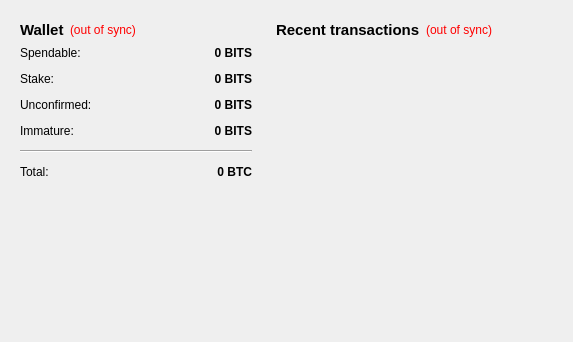
<?xml version="1.0" encoding="UTF-8"?>
<ui version="4.0">
 <class>OverviewPage</class>
 <widget class="QWidget" name="OverviewPage">
  <property name="geometry">
   <rect>
    <x>0</x>
    <y>0</y>
    <width>573</width>
    <height>342</height>
   </rect>
  </property>
  <property name="windowTitle">
   <string>Form</string>
  </property>
  <layout class="QHBoxLayout" name="horizontalLayout" stretch="1,1">
   <item>
    <layout class="QVBoxLayout" name="verticalLayout_2">
     <item>
      <widget class="QWidget" name="widget" native="true">
       <property name="maximumSize">
        <size>
         <width>250</width>
         <height>16777215</height>
        </size>
       </property>
       <layout class="QVBoxLayout" name="verticalLayout_4">
        <item>
         <layout class="QHBoxLayout" name="horizontalLayout_4">
          <item>
           <widget class="QLabel" name="label_5">
            <property name="font">
             <font>
              <pointsize>11</pointsize>
              <weight>75</weight>
              <bold>true</bold>
             </font>
            </property>
            <property name="text">
             <string>Wallet</string>
            </property>
           </widget>
          </item>
          <item>
           <widget class="QLabel" name="labelWalletStatus">
            <property name="toolTip">
             <string>The displayed information may be out of date. Your wallet automatically synchronizes with the BitSeeds network after a connection is established, but this process has not completed yet.</string>
            </property>
            <property name="styleSheet">
             <string notr="true">QLabel { color: red; }</string>
            </property>
            <property name="text">
             <string notr="true">(out of sync)</string>
            </property>
            <property name="alignment">
             <set>Qt::AlignLeading|Qt::AlignLeft|Qt::AlignVCenter</set>
            </property>
           </widget>
          </item>
          <item>
           <spacer name="horizontalSpacer_2">
            <property name="orientation">
             <enum>Qt::Horizontal</enum>
            </property>
            <property name="sizeHint" stdset="0">
             <size>
              <width>40</width>
              <height>20</height>
             </size>
            </property>
           </spacer>
          </item>
         </layout>
        </item>
        <item>
         <layout class="QFormLayout" name="formLayout_2">
          <property name="fieldGrowthPolicy">
           <enum>QFormLayout::AllNonFixedFieldsGrow</enum>
          </property>
          <property name="horizontalSpacing">
           <number>12</number>
          </property>
          <property name="verticalSpacing">
           <number>12</number>
          </property>
          <item row="0" column="0">
           <widget class="QLabel" name="label">
            <property name="text">
             <string>Spendable:</string>
            </property>
           </widget>
          </item>
          <item row="0" column="1">
           <widget class="QLabel" name="labelBalance">
            <property name="font">
             <font>
              <weight>75</weight>
              <bold>true</bold>
             </font>
            </property>
            <property name="cursor">
             <cursorShape>IBeamCursor</cursorShape>
            </property>
            <property name="toolTip">
             <string>Your current spendable balance</string>
            </property>
            <property name="text">
             <string notr="true">0 BITS</string>
            </property>
            <property name="alignment">
             <set>Qt::AlignRight|Qt::AlignTrailing|Qt::AlignVCenter</set>
            </property>
            <property name="textInteractionFlags">
             <set>Qt::LinksAccessibleByMouse|Qt::TextSelectableByKeyboard|Qt::TextSelectableByMouse</set>
            </property>
           </widget>
          </item>
          <item row="1" column="0">
           <widget class="QLabel" name="label_6">
            <property name="text">
             <string>Stake:</string>
            </property>
           </widget>
          </item>
          <item row="1" column="1">
           <widget class="QLabel" name="labelStake">
            <property name="font">
             <font>
              <weight>75</weight>
              <bold>true</bold>
             </font>
            </property>
            <property name="cursor">
             <cursorShape>IBeamCursor</cursorShape>
            </property>
            <property name="toolTip">
             <string>Total of coins that was staked, and do not yet count toward the current balance</string>
            </property>
            <property name="text">
             <string notr="true">0 BITS</string>
            </property>
            <property name="alignment">
             <set>Qt::AlignRight|Qt::AlignTrailing|Qt::AlignVCenter</set>
            </property>
            <property name="textInteractionFlags">
             <set>Qt::LinksAccessibleByMouse|Qt::TextSelectableByKeyboard|Qt::TextSelectableByMouse</set>
            </property>
           </widget>
          </item>
          <item row="2" column="0">
           <widget class="QLabel" name="label_3">
            <property name="text">
             <string>Unconfirmed:</string>
            </property>
           </widget>
          </item>
          <item row="2" column="1">
           <widget class="QLabel" name="labelUnconfirmed">
            <property name="font">
             <font>
              <weight>75</weight>
              <bold>true</bold>
             </font>
            </property>
            <property name="cursor">
             <cursorShape>IBeamCursor</cursorShape>
            </property>
            <property name="toolTip">
             <string>Total of transactions that have yet to be confirmed, and do not yet count toward the current balance</string>
            </property>
            <property name="text">
             <string notr="true">0 BITS</string>
            </property>
            <property name="alignment">
             <set>Qt::AlignRight|Qt::AlignTrailing|Qt::AlignVCenter</set>
            </property>
            <property name="textInteractionFlags">
             <set>Qt::LinksAccessibleByMouse|Qt::TextSelectableByKeyboard|Qt::TextSelectableByMouse</set>
            </property>
           </widget>
          </item>
          <item row="3" column="0">
           <widget class="QLabel" name="labelImmatureText">
            <property name="text">
             <string>Immature:</string>
            </property>
           </widget>
          </item>
          <item row="3" column="1">
           <widget class="QLabel" name="labelImmature">
            <property name="font">
             <font>
              <weight>75</weight>
              <bold>true</bold>
             </font>
            </property>
            <property name="toolTip">
             <string>Mined balance that has not yet matured</string>
            </property>
            <property name="text">
             <string notr="true">0 BITS</string>
            </property>
            <property name="alignment">
             <set>Qt::AlignRight|Qt::AlignTrailing|Qt::AlignVCenter</set>
            </property>
            <property name="textInteractionFlags">
             <set>Qt::LinksAccessibleByMouse|Qt::TextSelectableByKeyboard|Qt::TextSelectableByMouse</set>
            </property>
           </widget>
          </item>
          <item row="4" column="0" colspan="2">
           <widget class="Line" name="line">
            <property name="orientation">
             <enum>Qt::Horizontal</enum>
            </property>
           </widget>
          </item>
          <item row="5" column="0">
           <widget class="QLabel" name="labelTotalText">
            <property name="text">
             <string>Total:</string>
            </property>
           </widget>
          </item>
          <item row="5" column="1">
           <widget class="QLabel" name="labelTotal">
            <property name="font">
             <font>
              <weight>75</weight>
              <bold>true</bold>
             </font>
            </property>
            <property name="cursor">
             <cursorShape>IBeamCursor</cursorShape>
            </property>
            <property name="toolTip">
             <string>Your current total balance</string>
            </property>
            <property name="text">
             <string notr="true">0 BTC</string>
            </property>
            <property name="alignment">
             <set>Qt::AlignRight|Qt::AlignTrailing|Qt::AlignVCenter</set>
            </property>
            <property name="textInteractionFlags">
             <set>Qt::LinksAccessibleByMouse|Qt::TextSelectableByKeyboard|Qt::TextSelectableByMouse</set>
            </property>
           </widget>
          </item>
         </layout>
        </item>
       </layout>
      </widget>
     </item>
     <item>
      <spacer name="verticalSpacer">
       <property name="orientation">
        <enum>Qt::Vertical</enum>
       </property>
       <property name="sizeHint" stdset="0">
        <size>
         <width>20</width>
         <height>40</height>
        </size>
       </property>
      </spacer>
     </item>
    </layout>
   </item>
   <item>
    <layout class="QVBoxLayout" name="verticalLayout_3">
     <item>
      <widget class="QWidget" name="widget_2" native="true">
       <property name="minimumSize">
        <size>
         <width>290</width>
         <height>0</height>
        </size>
       </property>
       <layout class="QVBoxLayout" name="verticalLayout">
        <item>
         <layout class="QHBoxLayout" name="horizontalLayout_2">
          <item>
           <widget class="QLabel" name="label_41">
            <property name="font">
             <font>
              <pointsize>11</pointsize>
              <weight>75</weight>
              <bold>true</bold>
             </font>
            </property>
            <property name="text">
             <string>&lt;b&gt;Recent transactions&lt;/b&gt;</string>
            </property>
           </widget>
          </item>
          <item>
           <widget class="QLabel" name="labelTransactionsStatus">
            <property name="toolTip">
             <string>The displayed information may be out of date. Your wallet automatically synchronizes with the BitSeeds network after a connection is established, but this process has not completed yet.</string>
            </property>
            <property name="styleSheet">
             <string notr="true">QLabel { color: red; }</string>
            </property>
            <property name="text">
             <string notr="true">(out of sync)</string>
            </property>
            <property name="alignment">
             <set>Qt::AlignRight|Qt::AlignTrailing|Qt::AlignVCenter</set>
            </property>
           </widget>
          </item>
          <item>
           <spacer name="horizontalSpacer">
            <property name="orientation">
             <enum>Qt::Horizontal</enum>
            </property>
            <property name="sizeHint" stdset="0">
             <size>
              <width>40</width>
              <height>20</height>
             </size>
            </property>
           </spacer>
          </item>
         </layout>
        </item>
        <item>
         <widget class="QListView" name="listTransactions">
          <property name="styleSheet">
           <string notr="true">QListView { background: transparent; }</string>
          </property>
          <property name="frameShape">
           <enum>QFrame::NoFrame</enum>
          </property>
          <property name="verticalScrollBarPolicy">
           <enum>Qt::ScrollBarAlwaysOff</enum>
          </property>
          <property name="horizontalScrollBarPolicy">
           <enum>Qt::ScrollBarAlwaysOff</enum>
          </property>
          <property name="selectionMode">
           <enum>QAbstractItemView::NoSelection</enum>
          </property>
         </widget>
        </item>
       </layout>
      </widget>
     </item>
    </layout>
   </item>
  </layout>
 </widget>
 <resources/>
 <connections/>
</ui>
